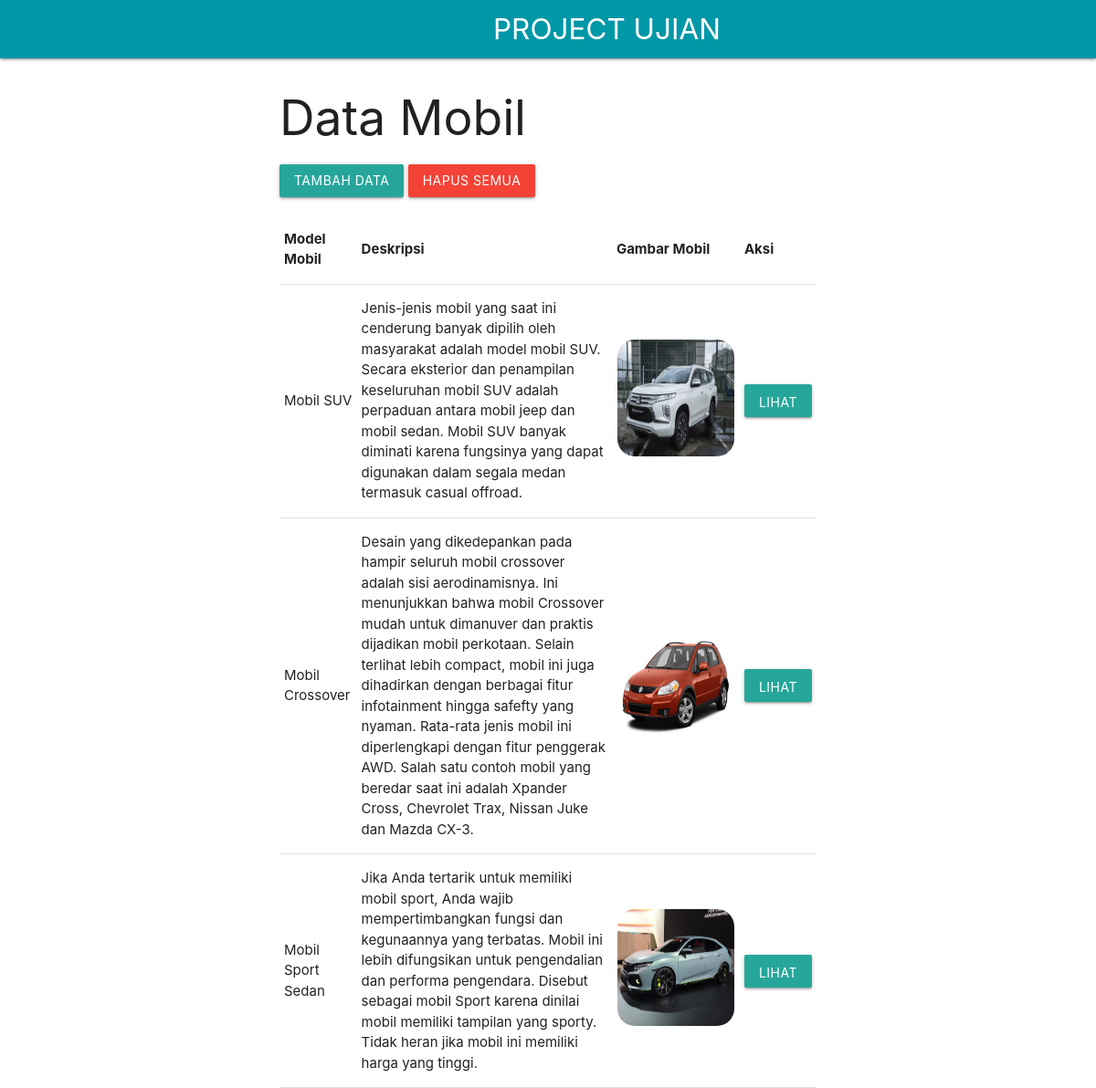
The page / on the database its author committed.
### tables this page shows
CREATE TABLE `post` (
  `id` varchar(30) NOT NULL,
  `name` varchar(30) NOT NULL,
  `description` text NOT NULL,
  `filename` varchar(35) NOT NULL
);

### application/controllers/Welcome.php (called while the page is built, shortened)
<?php
class Welcome extends CI_Controller
{
	public function __construct()
	{
		$this->load->model('M_welcome', 'model');
		$this->load->helper(['url', 'form']);
		$this->load->library(['session', 'form_validation']);
	}
	public function index($id = FALSE)
	{
		if ($id === FALSE) {
			$data['home_post'] = $this->model->read();
			$this->load->view('header');
			$this->load->view('home', $data);
			$this->load->view('footer');
		} else {
			$data['post'] = $this->model->read($id);
			$this->load->view('header');
			$this->load->view('post', $data);
			$this->load->view('footer');
		}
	}
}

### index.php (called while the page is built, shortened)
<?php
require_once BASEPATH.'core/CodeIgniter.php';

### application/models/M_welcome.php (called while the page is built, shortened)
<?php
class M_welcome extends CI_Model
{
    public function read($id = FALSE)
    {
        if ($id === FALSE) {
            return $this->db->get('post')->result_array();
        } else {
            $query = $this->db->get_where('post', ['id' => $id]);
            return $query->row();
        }
    }
}

### application/views/home.php (the view, shortened to what this page needs)
<div class="container my-4">
    <div class="d-flex justify-content-between align-items-center mb-3">
        <h2>Data Mobil</h2>
    <div class="row">
      <a href="<?= base_url('Welcome/create'); ?>" class="btn btn-info" id="createButton">Tambah data</a>
      <a href="<?= site_url('welcome/deleteAll/'); ?>" class="btn red" id="deleteLink">Hapus Semua</a>
    </div>
    </div>
    <div class="table-responsive bg-white rounded shadow p-3">
        <table class="table table-bordered align-middle text-center">
            <thead class="table-light">
                <tr>
                    <th>Model Mobil</th>
                    <th>Deskripsi</th>
                    <th>Gambar Mobil</th>
                    <th>Aksi</th>
                </tr>
            </thead>
            <tbody>
                <?php foreach ($home_post as $data): ?>
                    <tr>
                        <td>
                            <?= $data['name']; ?>
                        </td>
                        <td>
                            <?= $data['description']; ?>
                        </td>
                        <td>
                            <img src="<?= site_url("/upload/post/" . $data['filename']); ?>" alt="Gambar Mobil" class="img-thumbnail"
                                style="width: 130px; height: 130px; border: 1px solid white; border-radius: 20px;">
                        </td>
                        <td>
                            <a href="<?= site_url("welcome/index/" . $data['id']); ?>" class="btn btn-info">
                                <i class="bi bi-eye"></i> Lihat
                            </a>
                        </td>
                    </tr>
                <?php endforeach; ?>
            </tbody>
        </table>
    </div>
</div>

### application/views/header.php (shortened to what this page needs)
<!DOCTYPE html>
<html>
<head>
    <link href="<?= site_url('asset/font/material-icon/material-icons.css'); ?>" rel="stylesheet">
    <link type="text/css" rel="stylesheet" href="<?= site_url('asset/css/materialize.min.css'); ?>"
        media="screen,projection" />
</head>
<body>
    <div class="navbar-fixed " style="text-align: center;">
        <nav>
            <div class="nav-wrapper cyan darken-2">
                <a href="<?= site_url(); ?>" class="brand-logo text-offset" >PROJECT UJIAN</a>
            </div>
        </nav>
    </div>
    <main class="container">

### application/views/footer.php (shortened to what this page needs)
    </main>
  </body>
</html>

### application/views/header.php (style rules this page uses)
@media only screen and (min-width: 993px) { .text-offset { position: relative; left: 45%; } }

### application/views/footer.php (style rules this page uses)
body { display: flex; min-height: 100vh; flex-direction: column; }
main { flex: 1 0 auto; }

### rows shown on the page
post: name "Mobil SUV", description "Jenis-jenis mobil yang saat ini cenderung banyak dipilih oleh masyarakat adalah model mobil SUV. Secara eksterior dan penampilan keseluruhan mobil SUV adalah perpaduan antara mobil jeep dan mobil sedan. Mobil SUV banyak diminati karena fungsinya yang dapat digunakan dalam segala medan termasuk casual offroad.", filename (picture)
post: name "Mobil Crossover", description "Desain yang dikedepankan pada hampir seluruh mobil crossover adalah sisi aerodinamisnya. Ini menunjukkan bahwa mobil Crossover mudah untuk dimanuver dan praktis dijadikan mobil perkotaan. Selain terlihat lebih compact, mobil ini juga dihadirkan dengan berbagai fitur infotainment hingga safefty yang nyaman. Rata-rata jenis mobil ini diperlengkapi dengan fitur penggerak AWD. Salah satu contoh mobil yang beredar saat ini adalah Xpander Cross, Chevrolet Trax, Nissan Juke dan Mazda CX-3.", filename (picture)
post: name "Mobil Sport Sedan", description "Jika Anda tertarik untuk memiliki mobil sport, Anda wajib mempertimbangkan fungsi dan kegunaannya yang terbatas. Mobil ini lebih difungsikan untuk pengendalian dan performa pengendara. Disebut sebagai mobil Sport karena dinilai mobil memiliki tampilan yang sporty. Tidak heran jika mobil ini memiliki harga yang tinggi.", filename (picture)
